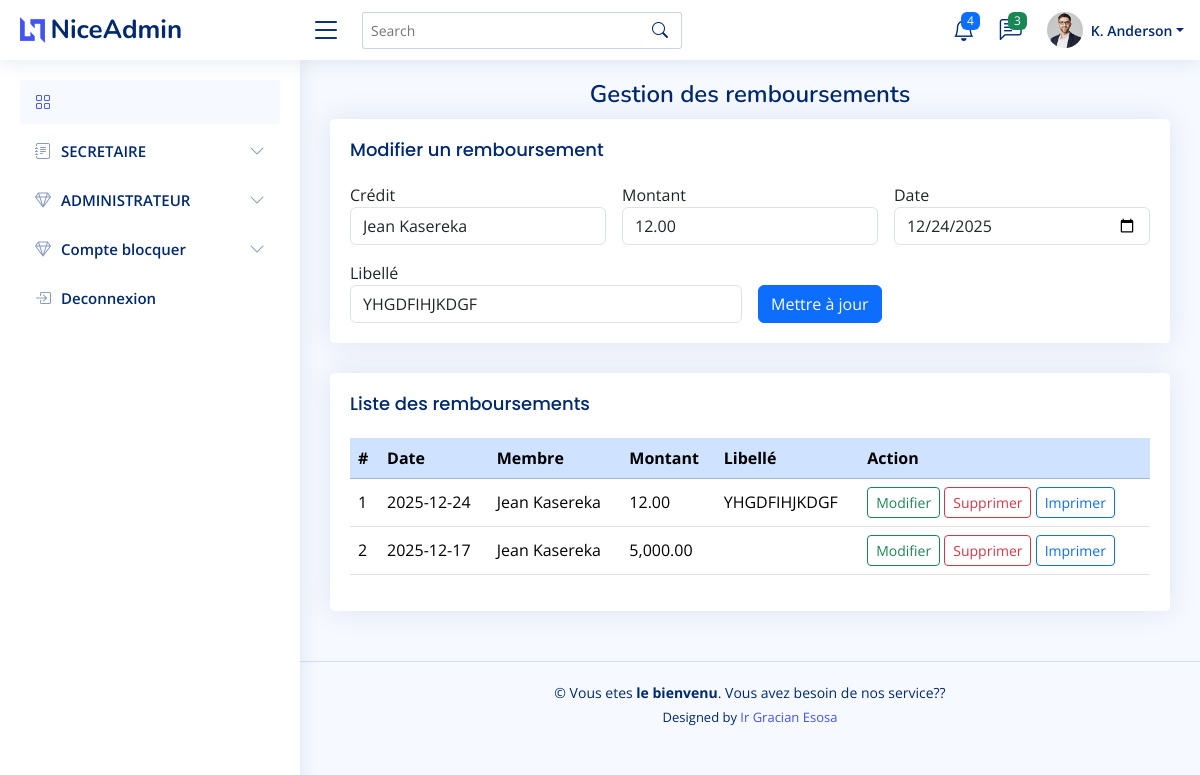
Page /ramboursement.php?edit_id=2 on the committed database.
### tables this page shows
CREATE TABLE `tremboursement` (
  `id_remboursement` int(11) NOT NULL,
  `id_credit` int(11) DEFAULT NULL,
  `montant_rembourse` decimal(12,2) DEFAULT NULL,
  `date_remboursement` date DEFAULT NULL,
  `libele` varchar(100) NOT NULL
);

### ramboursement.php (the view, shortened to what this page needs)
<!DOCTYPE html>
<html lang="fr">
<?php
require_once("connexion/connexion.php");
$edit = null;
if (isset($_GET['edit_id'])) {
    $id_edit = (int) $_GET['edit_id'];
    $stmt = $pdo->prepare("
        SELECT
            r.id_remboursement,
            r.id_credit,
            r.montant_rembourse,
            r.date_remboursement,
            r.libele
        FROM Tremboursement r
        WHERE r.id_remboursement = ?
    ");
    $stmt->execute([$id_edit]);
    $edit = $stmt->fetch(PDO::FETCH_ASSOC);
}
$query_sel = $pdo->prepare("
    SELECT
        c.id_credit,
        m.noms
    FROM Tcredit c
    INNER JOIN Tmembre m ON m.id_membre = c.id_membre
    WHERE c.statut = 'En cours'
      AND c.montant_credit > 0
");
$query_sel->execute();
$queryaffichage = $pdo->prepare("
    SELECT
        r.id_remboursement,
        r.montant_rembourse,
        r.date_remboursement,
        r.libele,
        m.noms
    FROM Tremboursement r
    INNER JOIN Tcredit c ON c.id_credit = r.id_credit
    INNER JOIN Tmembre m ON m.id_membre = c.id_membre
    ORDER BY r.date_remboursement DESC
");
$queryaffichage->execute();
?>
  <body>
  <main id="main" class="main">
    <div class="pagetitle">
        <h1 class="text-center">Gestion des remboursements</h1>
    </div>
    <div class="card">
      <div class="card-body">
      <h5 class="card-title">
          <?= $edit ? "Modifier un remboursement" : "Nouveau remboursement" ?>
      </h5>
        <form action="traitement/remboursementt.php" method="POST" class="row g-3">
          <div class="col-md-4">
            <label>Crédit</label>
            <select name="credit" class="form-control" required>
            <?php
            $query_sel->execute();
            while ($c = $query_sel->fetch()) {
                $selected = ($edit && $edit['id_credit'] == $c['id_credit']) ? 'selected' : '';
            ?>
            <option value="<?= $c['id_credit'] ?>" <?= $selected ?>>
                <?= htmlspecialchars($c['noms']) ?>
            </option>
            <?php } ?>
            </select>
          </div>
          <div class="col-md-4">
            <label>Montant</label>
            <input type="number" step="0.01" name="montant" class="form-control"
            value="<?= $edit['montant_rembourse'] ?? '' ?>" required>
          </div>
          <div class="col-md-4">
            <label>Date</label>
            <input type="date" name="daterem" class="form-control"
            value="<?= $edit['date_remboursement'] ?? '' ?>" required>
          </div>
          <div class="col-md-6">
            <label>Libellé</label>
            <input type="text" name="libele" class="form-control"
            value="<?= $edit['libele'] ?? '' ?>" required>
          </div>
          <div class="col-md-4 d-flex align-items-end">
            <input type="submit"name="<?= $edit ? 'update' : 'save' ?>"class="btn btn-primary"
            value="<?= $edit ? 'Mettre à jour' : 'Enregistrer' ?>">
          </div>
        </form>
      </div>
    </div>
    <section class="section mt-4">
    <div class="card">
    <div class="card-body">
    <h5 class="card-title">Liste des remboursements</h5>
    <table class="table table-hover align-middle">
    <thead class="table-primary">
    <tr>
    <th>#</th>
    <th>Date</th>
    <th>Membre</th>
    <th>Montant</th>
    <th>Libellé</th>
    <th>Action</th>
    </tr>
    </thead>
    <tbody>
    <?php
    $i = 0;
    while ($row = $queryaffichage->fetch()) {
    $i++;
    ?>
    <tr>
    <td><?= $i ?></td>
    <td><?= htmlspecialchars($row['date_remboursement']) ?></td>
    <td><?= htmlspecialchars($row['noms']) ?></td>
    <td><?= number_format($row['montant_rembourse'], 2) ?></td>
    <td><?= htmlspecialchars($row['libele']) ?></td>
    <td>
    <a href="ramboursement.php?edit_id=<?=$row['id_remboursement'] ?>"
      class="btn btn-sm btn-outline-success">Modifier</a>
    <a href="traitement/remboursementt.php?delete_id=<?=$row['id_remboursement'] ?>"
      onclick="return confirm('Confirmer la suppression ?');"
      class="btn btn-sm btn-outline-danger">Supprimer</a>
      <a href="" class="btn btn-sm btn-outline-primary">Imprimer</a>
    </td>
    </tr>
    <?php } ?>
    </tbody>
    </table>
    </div>
    </div>
    </section>
    </main>
  <?php include "menu/lien.php"; ?>
  </body>
</html>

### assets/css/style.css (style rules this page uses)
:root { scroll-behavior: smooth; }
body { font-family: "Open Sans", sans-serif; background: #f6f9ff; color: #444444; }
a { color: #4154f1; text-decoration: none; }
h1, h2, h3, h4, h5, h6 { font-family: "Nunito", sans-serif; }
#main { margin-top: 60px; padding: 20px 30px; transition: all 0.3s; }
.pagetitle { margin-bottom: 10px; }
.pagetitle h1 { font-size: 24px; margin-bottom: 0; font-weight: 600; color: #012970; }
.card { margin-bottom: 30px; border: none; border-radius: 5px; box-shadow: 0px 0 30px rgba(1, 41, 112, 0.1); }
.card-title { padding: 20px 0 15px 0; font-size: 18px; font-weight: 500; color: #012970; font-family: "Poppins", sans-serif; }
.card-body { padding: 0 20px 20px 20px; }
@media (min-width: 1200px) { #main, #footer { margin-left: 300px; } }

### rows in the picture
tremboursement: montant "12.00", daterem "12/24/2025", libele "YHGDFIHJKDGF"

### other values in the picture
$row['date_remboursement'] "2025-12-24"
$row['noms'] "Jean Kasereka"
$row['montant_rembourse'] "12.00"
$row['libele'] "YHGDFIHJKDGF"
$row['date_remboursement'] "2025-12-17"
$row['montant_rembourse'] "5,000.00"
form field credit "Jean Kasereka"
